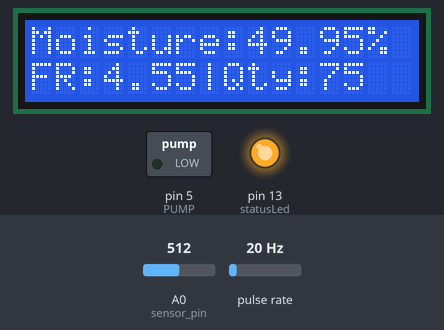
Simulated run of this sketch. Board: Arduino Uno, built with avr-gcc and run on an emulated ATmega328P. Parts: 16×2 character LCD, switched loads named in the sketch (green lamp = pin HIGH), output pins drawn as LEDs (lit = HIGH). Wiring (inferred from the names in the program): pulse sensor: data pin 2. The inputs (shaded band) are chosen by the test bench; at power-on: pulse rate 20 Hz, A0 (sensor_pin) = 512. What the sketch prints to the serial monitor is not drawn.

Above: at 1.2 s.
1.3 s: pulse rate (sensor on pin 2) set to 50 Hz
At 2.9 s:
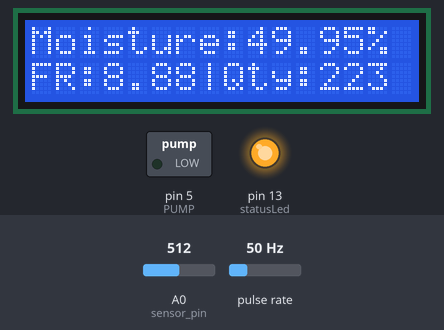
4.3 s: A0 (sensor_pin) set to 912
At 5.6 s:
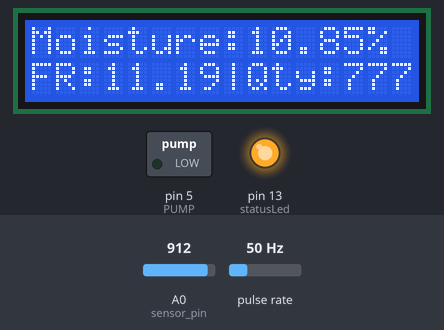
6.7 s: A0 (sensor_pin) set to 939
At 8.1 s:
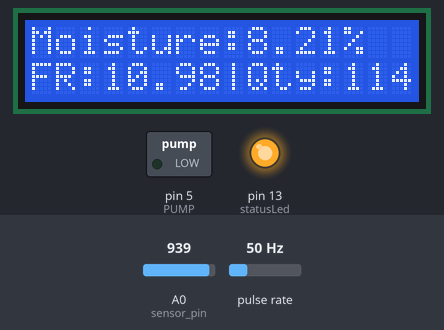
8.7 s: A0 (sensor_pin) set to 520
At 9.9 s:
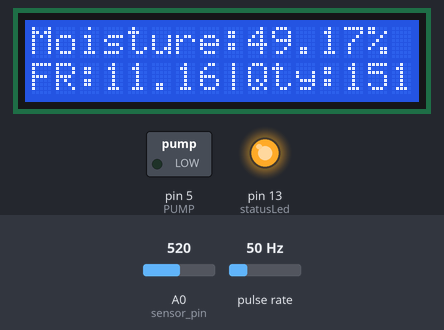
10.8 s: A0 (sensor_pin) set to 493
At 12.4 s:
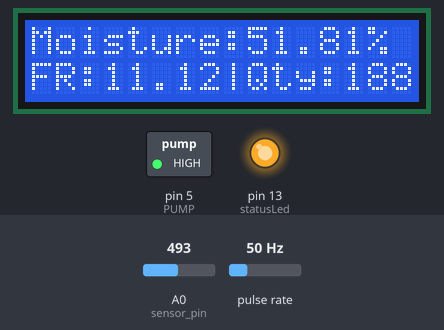
13.8 s: A0 (sensor_pin) set to 1010
At 15.4 s:
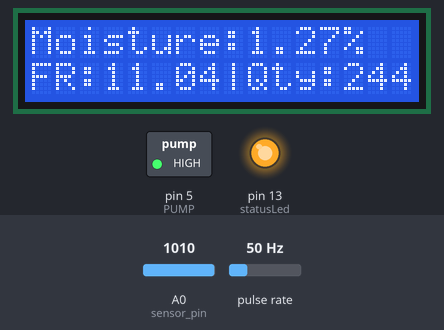
Timing chart, 0 to 16.9 s (numbered marks = the images above; inputs shaded):
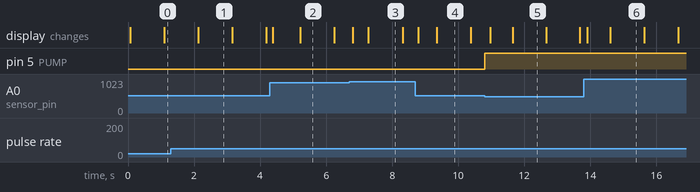

Measured:
- the behaviour switches between 512 and 511 on A0 (sensor_pin) (found by bisection; images 4 and 5)
- after the input at 10.8 s, pin 5 (PUMP): LOW → HIGH at once
- what the display in image 1 shows lasts 1.1 s, from 2.1 s to 3.2 s

The sketch:

pump.ino
```cpp
#include <LiquidCrystal.h>
#include <AutoPID.h>

// initialize the library with the numbers of the interface pins
LiquidCrystal lcd(7, 8, 9, 10, 11, 12);
/*
Automatic Plant Watering Control System -Credit to DIYhacking.com Arvind Sanjeev
Modified by Joshua C.Vismale for watering plants Autonomously control system
using Moisture sensor and Flowrate sensor

Measure the liquid/water flow rate using this code using flowrate sensor and
measure Moisture through moisture (resistivity) sensor.
Connect Vcc and Gnd of sensor to arduino, and the
signal line to arduino digital pin 2.

 */
#define PUMP 5
byte statusLed    = 13;

byte sensorInterrupt = 0;
byte sensorPin       = 2;

// The hall-effect flow sensor outputs approximately 4.5 pulses per second per
// litre/minute of flow.
float calibrationFactor = 4.5;

volatile byte pulseCount;


char PWM_var;

double flowRate;
unsigned int flowMilliLitres;
unsigned long totalMilliLitres;
double moisture_percentage,setpointM,setpointF,outputValM,outputValF;
int sensor_analog;
unsigned long oldTime;
const int sensor_pin = A0;

//pid settings and gains moisture sensor
#define OUTPUT_MINM 30.0
#define OUTPUT_MAXM 70.0
#define KPM 1.7635
#define KIM 1.1035
#define KDM 0.00
AutoPID Moisture_sensor(&moisture_percentage,&setpointM,&outputValM,OUTPUT_MINM,OUTPUT_MAXM,KPM,KIM,KDM);

//pid settings and gains Flow sensor(DC-motor)
#define OUTPUT_MINF 0.10
#define OUTPUT_MAXF 0.50
#define KP_F 6.64
#define KI_F 38.87
#define KD_F 0.00
AutoPID Flow_sensor(&flowRate,&setpointF,&outputValF,OUTPUT_MINF,OUTPUT_MAXF,KP_F,KI_F,KD_F);

void setup() {
  pinMode(sensor_pin,INPUT);
  pinMode(PUMP,OUTPUT);
  Serial.begin(9600);
  while (! Serial); // allow serial to initialize and connect to the computer

 pinMode(statusLed, OUTPUT);      // Set up the status LED line as an output
 digitalWrite(statusLed, HIGH);  // We have an active-low LED attached

 pinMode(sensorPin, INPUT);
 digitalWrite(sensorPin, HIGH);

  pulseCount        = 0;
  flowRate          = 0.0;
  flowMilliLitres   = 0;
  totalMilliLitres  = 0;
  oldTime           = 0;

  // The Hall-effect sensor is connected to pin 2 which uses interrupt 0.
  // Configured to trigger on a FALLING state change (transition from HIGH
  // state to LOW state)
 attachInterrupt(sensorInterrupt, pulseCounter, FALLING);
 Moisture_sensor.setBangBang(4);
  //set PID update interval to 0.1s
 Moisture_sensor.setTimeStep(100);
 Flow_sensor.setBangBang(4);
 Flow_sensor.setTimeStep(100);
}

void loop() {
    sensor_analog = analogRead(sensor_pin);
    moisture_percentage = ( 100 - ( (sensor_analog/1023.00) * 100 ) );
    setpointM = 60;
    setpointF = 0.29;

   if((millis() - oldTime) > 1000)    // Only process counters once per second
  {
    // Disable the interrupt while calculating flow rate and sending the value to
    // the host
    detachInterrupt(sensorInterrupt);

    // Because this loop may not complete in exactly 1 second intervals we calculate
    // the number of milliseconds that have passed since the last execution and use
    // that to scale the output. We also apply the calibrationFactor to scale the output
    // based on the number of pulses per second per units of measure (litres/minute in
    // this case) coming from the sensor.
    flowRate = ((1000.0 / (millis() - oldTime)) * pulseCount) / calibrationFactor;

    // Note the time this processing pass was executed. Note that because we've
    // disabled interrupts the millis() function won't actually be incrementing right
    // at this point, but it will still return the value it was set to just before
    // interrupts went away.
    oldTime = millis();

    // Divide the flow rate in litres/minute by 60 to determine how many litres have
    // passed through the sensor in this 1 second interval, then multiply by 1000 to
    // convert to millilitres.
    flowMilliLitres = (flowRate / 60) * 1000;

    // Add the millilitres passed in this second to the cumulative total
    totalMilliLitres += flowMilliLitres;

    unsigned int frac;

    // Reset the pulse counter so we can start incrementing again
    pulseCount = 0;

    // Enable the interrupt again now that we've finished sending output
    attachInterrupt(sensorInterrupt, pulseCounter, FALLING);
    }

    Moisture_sensor.run();
    Flow_sensor.run();
     PWM_var = 255;
      //Drive dc-motor when we're at setpoint +-10% moisture
      if(Moisture_sensor.atSetPoint(10)){
          analogWrite(PUMP,PWM_var);
          delay(100);


               /*if(Flow_sensor.atSetPoint(10)){
               PWM_var=150;
               analogWrite(PUMP,PWM_var);
               Serial.println("The motor is on");
               Serial.print(PWM_var);

               */

      }
      //Turn off Motor when at setpoint +-1 moisture percentage
      else if(Moisture_sensor.atSetPoint(1)) {
          digitalWrite(PUMP,LOW);
          Serial.println("The motor is off");
          }

// Serial Monitor View
     Serial.print("Moisture Percentage:");
     Serial.print(moisture_percentage);
     Serial.print("Flowrate:");
     Serial.print(flowRate);
     Serial.print("Quantity:");
     Serial.print(totalMilliLitres);

//LCD View
    lcd.begin(16,2);
    lcd.setCursor(0,0);
    lcd.print("Moisture:");
    lcd.print(moisture_percentage);
    lcd.print("%");
    lcd.setCursor(0,1);
    lcd.print("FR:");
    lcd.print(flowRate);
    lcd.print("|");
    lcd.print("Qty:");
    lcd.print(totalMilliLitres);


/*
Insterrupt Service Routine
 */

}

void pulseCounter()
  {
  // Increment the pulse counter
  pulseCount++;
  }
```
